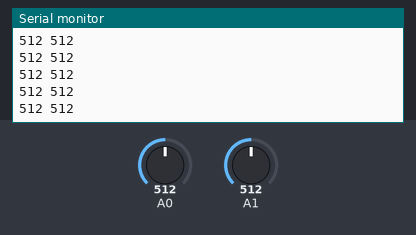
Recording of a sketch running on a simulated Arduino Uno, built with avr-gcc and run on an emulated ATmega328P. On the bench: the last lines printed to the serial monitor. The inputs (shaded band) are chosen by the test bench; at power-on: A0 = 512, A1 = 512.

Above: at 1.2 s.
1.3 s: A0 set to 988
At 1.8 s:
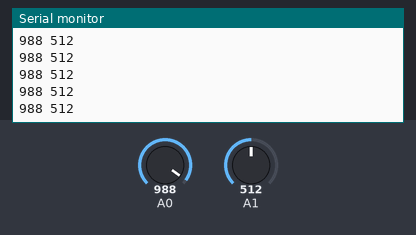
2.8 s: A0 set to 1008
At 3.6 s:
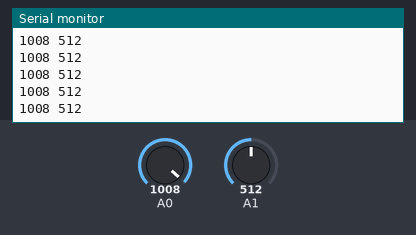
Timing chart, 0 to 5.8 s (numbered marks = the images above; inputs shaded):
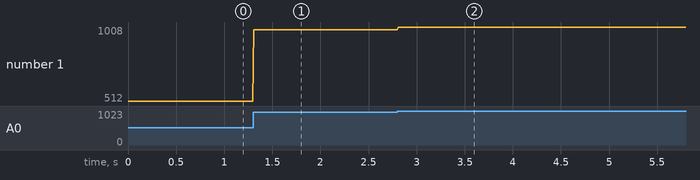

Measured:
- after the input at 1.3 s, the serial monitor: prints a new line at once (image 1)
- after the input at 2.8 s, the serial monitor: prints a new line at once (image 2)
- plotted number 1: 512 → 988 after the input at 1.3 s, 988 → 1008 after the input at 2.8 s

The sketch:

C_lightandsound.ino
```cpp
// arduino is C, not Java and *definitely* not Javascript
int light = 0; // this is the photocell amount
int sound = 0; // this is the potentiometer amount (aka the little blue knob)

// this guy runs when the chip gets power:
void setup() {
  // put your setup code here, to run once:
  Serial.begin(9600); // this sets up a serial line back to the 'puter
}

// this guy runs every loop of the CPU:
void loop() {
  light = analogRead(A0); // read from analog pin 0
  sound = analogRead(A1); // read from analog pin 1
  // put your main code here, to run repeatedly:
  Serial.print(light);
  Serial.print(" ");
  Serial.print(sound);
  Serial.println();

  delay(10);
}
```
